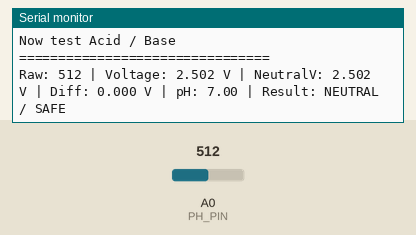
A sketch run on a simulated Arduino Uno, built with avr-gcc and run on an emulated ATmega328P. On the bench: the last lines printed to the serial monitor. The inputs (shaded band) are chosen by the test bench; at power-on: A0 (PH_PIN) = 512.

Above: at 10.9 s.
11.0 s: A0 (PH_PIN) set to 544
At 12.3 s:
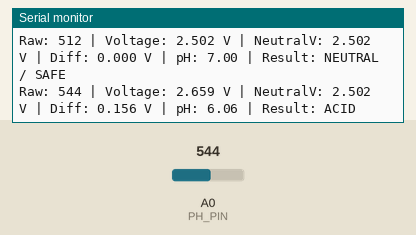
14.0 s: A0 (PH_PIN) set to 306
At 15.6 s:
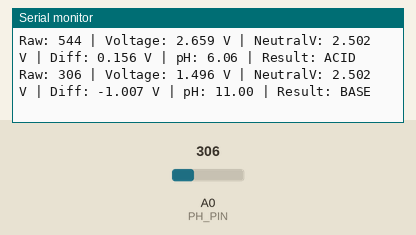

The sketch:

Arduino_UNO_pH_I2C_Code.ino
```cpp
#include <Wire.h>

#define PH_PIN A0

int rawValue = 0;
float voltage = 0.0;

float neutralVoltage = 2.50;
float voltageDiff = 0.0;

float phValue = 7.0;

// pH sensitivity
float slope = 6.0;

// Neutral range
float threshold = 0.08;

// ======================
// I2C Slave Function
// ======================
void requestEvent() {
  Wire.write((uint8_t*)&phValue, sizeof(phValue));
}

int readAverageRaw() {
  long sum = 0;

  for (int i = 0; i < 80; i++) {
    sum += analogRead(PH_PIN);
    delay(5);
  }

  return sum / 80;
}

void calibrateNeutralWater() {
  Serial.println("================================");
  Serial.println("Keep probe in pH 7 normal water");
  Serial.println("Do not touch the probe");
  Serial.println("Wait 8 seconds...");
  Serial.println("================================");

  delay(8000);

  long sum = 0;

  for (int i = 0; i < 150; i++) {
    sum += analogRead(PH_PIN);
    delay(10);
  }

  rawValue = sum / 150;
  neutralVoltage = rawValue * (5.0 / 1023.0);

  Serial.println();
  Serial.println("Calibration Done!");
  Serial.print("Neutral Raw: ");
  Serial.println(rawValue);
  Serial.print("Neutral Voltage: ");
  Serial.print(neutralVoltage, 3);
  Serial.println(" V");
  Serial.println("This water is now pH 7.00 baseline");
  Serial.println("Now test Acid / Base");
  Serial.println("================================");
}

void setup() {

  Serial.begin(9600);
  pinMode(PH_PIN, INPUT);

  // I2C Slave Address
  Wire.begin(8);
  Wire.onRequest(requestEvent);

  Serial.println("Arduino pH Value + Acid/Base Detector Ready");

  calibrateNeutralWater();
}

void loop() {

  rawValue = readAverageRaw();
  voltage = rawValue * (5.0 / 1023.0);

  voltageDiff = voltage - neutralVoltage;

  // pH estimate
  phValue = 7.0 + ((neutralVoltage - voltage) * slope);

  if (abs(voltageDiff) <= threshold) {
    phValue = 7.00;
  }

  if (phValue < 3.0) phValue = 3.0;
  if (phValue > 11.0) phValue = 11.0;

  Serial.print("Raw: ");
  Serial.print(rawValue);

  Serial.print(" | Voltage: ");
  Serial.print(voltage, 3);
  Serial.print(" V");

  Serial.print(" | NeutralV: ");
  Serial.print(neutralVoltage, 3);
  Serial.print(" V");

  Serial.print(" | Diff: ");
  Serial.print(voltageDiff, 3);
  Serial.print(" V");

  Serial.print(" | pH: ");
  Serial.print(phValue, 2);

  Serial.print(" | Result: ");

  if (voltageDiff > threshold) {
    Serial.println("ACID");
  }
  else if (voltageDiff < -threshold) {
    Serial.println("BASE");
  }
  else {
    Serial.println("NEUTRAL / SAFE");
  }

  delay(1000);
}
```

Measured:
- the behaviour switches between 528 and 529 on A0 (PH_PIN) (found by bisection; images 0 and 1)
- after the input at 11.0 s, the serial monitor: prints a new line after 0.60 s (image 1)
- after the input at 14.0 s, the serial monitor: prints a new line after 0.47 s (image 2)
